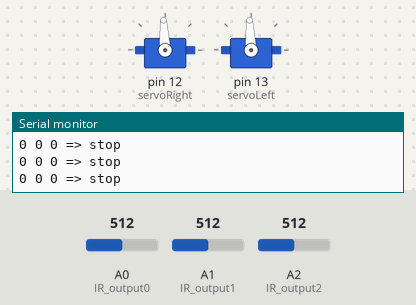
Recording of a sketch running on a simulated Arduino Uno, built with avr-gcc and run on an emulated ATmega328P. Parts: 2 × servo, the last lines printed to the serial monitor. Inputs (shaded band) come from the test bench; at power-on: A0 (IR_output0) = 512, A2 (IR_output2) = 512, A1 (IR_output1) = 512.

Above: at 1.2 s.
1.3 s: A0 (IR_output0) set to 634
2.8 s: A0 (IR_output0) set to 667
At 4.0 s:
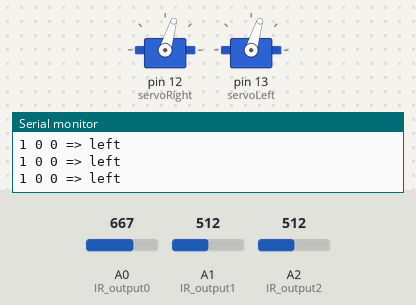
4.3 s: A2 (IR_output2) set to 634
5.8 s: A2 (IR_output2) set to 657
At 6.5 s:
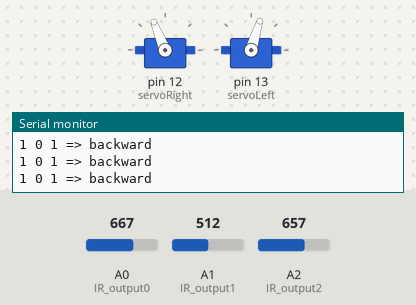
7.3 s: A1 (IR_output1) set to 635
8.8 s: A1 (IR_output1) set to 665
At 9.9 s:
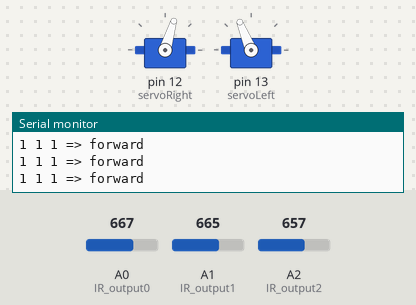
Timing chart, 0 to 11.3 s (numbered marks = the images above; inputs shaded):
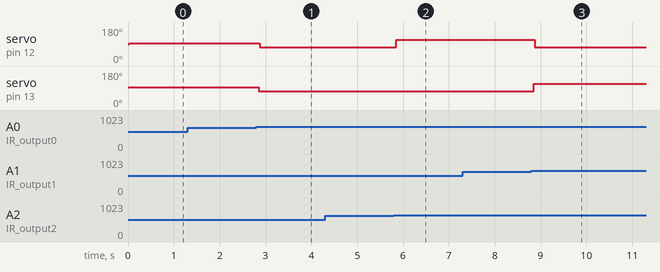

The sketch:

LineTracer.ino
```cpp
#include <Servo.h>

Servo servoRight; // 우측 서보모터 선언
Servo servoLeft; // 좌측 서보모터 선언

// 3개의 IR센서를 각각 0, 1, 2번 핀에 연결
int IR_output0 = 0;
int IR_output1 = 1;
int IR_output2 = 2;

void setup()
{
    Serial.begin(9600);

    // IR센서가 연결된 핀을 각각 INPUT으로 설정
    pinMode(IR_output0, INPUT);
    pinMode(IR_output1, INPUT);
    pinMode(IR_output2, INPUT);

    servoRight.attach(12); // 우측 서보모터를 12번 핀에 연결
    servoLeft.attach(13); // 좌측 서보모터를 13번 핀에 연결
}

void loop()
{
    // 트랙 인식 여부 판단을 위한 문턱값 설정
    int threshold = 650;

    // IR센서가 연결된 각 핀에서의 값을 IR_Value의 각 값으로 설정
    int IR_Value0 = analogRead(IR_output0);
    int IR_Value1 = analogRead(IR_output1);
    int IR_Value2 = analogRead(IR_output2);

    if ((IR_Value0 < threshold) && (IR_Value1 < threshold) && (IR_Value2 < threshold)) {
        // 3개의 센서가 □□□을 인식하면 stop
        Serial.println("0 0 0 => stop");
        servoLeft.writeMicroseconds(1500);
        delay(30);
        servoRight.writeMicroseconds(1500);
        delay(30);
    } else if ((IR_Value0 < threshold) && (IR_Value1 < threshold) && (IR_Value2 >= threshold)) {
        // 3개의 센서가 □□■을 인식하면 우회전
        Serial.println("0 0 1 => right");
        servoLeft.writeMicroseconds(1700);
        delay(30);
        servoRight.writeMicroseconds(1700);
        delay(30);
    } else if ((IR_Value0 < threshold) && (IR_Value1 >= threshold) && (IR_Value2 >= threshold)) {
        // 3개의 센서가 □■■을 인식하면 우회전
        Serial.println("0 1 1 => right");
        servoLeft.writeMicroseconds(1700);
        delay(30);
        servoRight.writeMicroseconds(1700);
        delay(30);
    } else if ((IR_Value0 >= threshold) && (IR_Value1 < threshold) && (IR_Value2 >= threshold)) {
        // 3개의 센서가 ■□■을 인식하면 후진
        Serial.println("1 0 1 => backward");
        servoLeft.writeMicroseconds(1300);
        delay(30);
        servoRight.writeMicroseconds(1700);
        delay(30);
    } else if ((IR_Value0 >= threshold) && (IR_Value1 >= threshold) && (IR_Value2 >= threshold)) {
        // 3개의 센서가 ■■■을 인식하면 전진
        Serial.println("1 1 1 => forward");
        servoLeft.writeMicroseconds(1700);
        delay(30);
        servoRight.writeMicroseconds(1300);
        delay(30);
    } else if ((IR_Value0 < threshold) && (IR_Value1 >= threshold) && (IR_Value2 < threshold)) {
        // 3개의 센서가 □■□을 인식하면 전진
        Serial.println("0 1 0 => forward");
        servoLeft.writeMicroseconds(1700);
        delay(30);
        servoRight.writeMicroseconds(1300);
        delay(30);
    } else if ((IR_Value0 >= threshold) && (IR_Value1 < threshold) && (IR_Value2 < threshold)) {
        // 3개의 센서가 ■□□을 인식하면 좌회전
        Serial.println("1 0 0 => left");
        servoLeft.writeMicroseconds(1300);
        delay(30);
        servoRight.writeMicroseconds(1300);
        delay(30);
    } else {
        // 3개의 센서가 ■■□을 인식하면 좌회전
        Serial.println("1 1 0 => left");
        servoLeft.writeMicroseconds(1300);
        delay(30);
        servoRight.writeMicroseconds(1300);
        delay(30);
    }
}
```

Measured:
- the behaviour switches between 649 and 650 on A0 (IR_output0) (found by bisection; images 0 and 1)
- the behaviour switches between 649 and 650 on A2 (IR_output2) (found by bisection; images 1 and 2)
- the behaviour switches between 649 and 650 on A1 (IR_output1) (found by bisection; images 2 and 3)
- after the input at 2.8 s, servo on pin 12 (servoRight): 93° → 73° after 0.08 s; servo on pin 13 (servoLeft): 93° → 73° after 0.05 s
- after the input at 5.8 s, servo on pin 12 (servoRight): 73° → 112° after 0.05 s
- after the input at 8.8 s, servo on pin 12 (servoRight): 112° → 73° after 0.08 s; servo on pin 13 (servoLeft): 73° → 112° after 0.05 s
